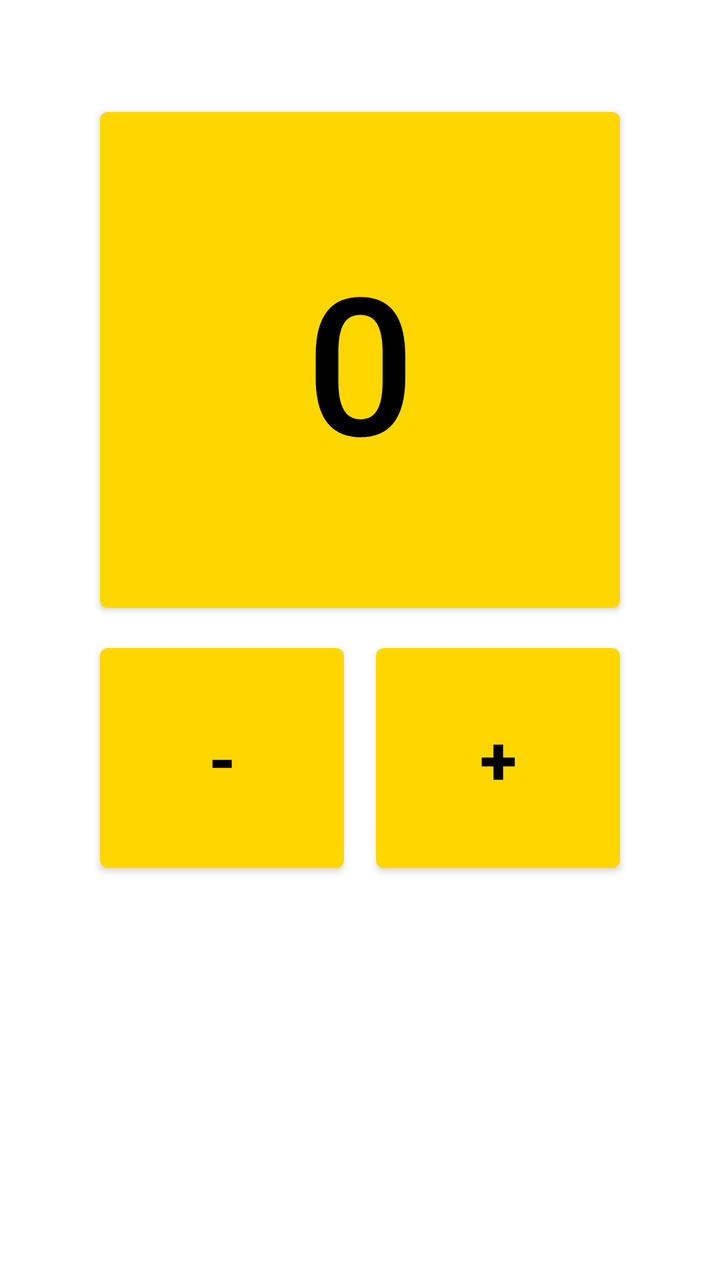
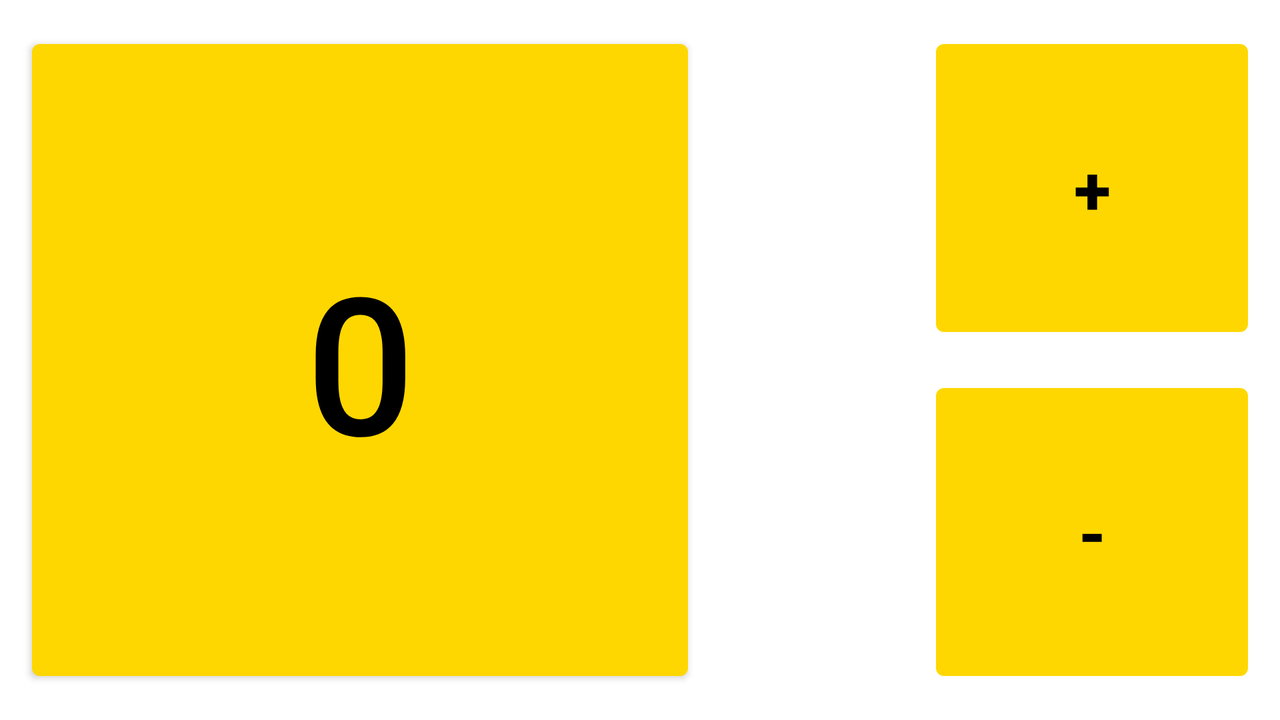

First picture: res/layout/ on a phone held upright. Second picture: the repository's own variant of that layout, on a device whose configuration matches the variant's folder. Source for both follows.
<!-- AndroidManifest.xml: application theme Theme.TestKotlin -->
<!-- res/layout/activity_entry.xml -->
<?xml version="1.0" encoding="utf-8"?>
<androidx.drawerlayout.widget.DrawerLayout xmlns:android="http://schemas.android.com/apk/res/android"
    xmlns:app="http://schemas.android.com/apk/res-auto"
    xmlns:tools="http://schemas.android.com/tools"
    android:id="@+id/drawerLayout"
    android:layout_width="match_parent"
    android:layout_height="match_parent"
    tools:context=".EntryActivity">

    <androidx.constraintlayout.widget.ConstraintLayout
        android:layout_width="match_parent"
        android:layout_height="match_parent">

        <Button
            android:id="@+id/btnPlus"
            android:layout_width="@dimen/zero_dp"
            android:layout_height="@dimen/zero_dp"
            android:layout_marginStart="@dimen/min_indent"
            android:layout_marginTop="@dimen/min_indent"
            android:text="@string/plus"
            android:textSize="@dimen/big_text_size"
            android:textStyle="bold"
            app:layout_constraintDimensionRatio="1:1"
            app:layout_constraintEnd_toEndOf="@+id/btnPoints"
            app:layout_constraintStart_toStartOf="@+id/guideline3"
            app:layout_constraintTop_toBottomOf="@+id/btnPoints"
            tools:ignore="TextContrastCheck" />

        <Button
            android:id="@+id/btnMinus"
            android:layout_width="@dimen/zero_dp"
            android:layout_height="@dimen/zero_dp"
            android:layout_marginTop="@dimen/min_indent"
            android:layout_marginEnd="@dimen/min_indent"
            android:text="@string/minus"
            android:textSize="@dimen/big_text_size"
            android:textStyle="bold"
            app:layout_constraintDimensionRatio="1:1"
            app:layout_constraintEnd_toStartOf="@+id/guideline3"
            app:layout_constraintStart_toStartOf="@+id/btnPoints"
            app:layout_constraintTop_toBottomOf="@+id/btnPoints"
            tools:ignore="TextContrastCheck" />

        <androidx.constraintlayout.widget.Guideline
            android:id="@+id/guideline3"
            android:layout_width="wrap_content"
            android:layout_height="wrap_content"
            android:orientation="vertical"
            app:layout_constraintGuide_percent="0.5" />

        <Button
            android:id="@+id/btnPoints"
            android:layout_width="@dimen/zero_dp"
            android:layout_height="@dimen/zero_dp"
            android:layout_marginStart="@dimen/fifty_dp"
            android:layout_marginTop="@dimen/fifty_dp"
            android:layout_marginEnd="@dimen/fifty_dp"
            android:clickable="false"
            android:text="@string/zero"
            android:textAlignment="center"
            android:textSize="@dimen/extra_large_text_size"
            app:layout_constraintDimensionRatio="1:1"
            app:layout_constraintEnd_toEndOf="parent"
            app:layout_constraintStart_toStartOf="parent"
            app:layout_constraintTop_toTopOf="parent" />
    </androidx.constraintlayout.widget.ConstraintLayout>

    <com.google.android.material.navigation.NavigationView
        android:id="@+id/nav_view"
        android:layout_width="wrap_content"
        android:layout_height="match_parent"
        android:layout_gravity="start"
        android:fitsSystemWindows="true"
        app:menu="@menu/nav_menu" />

</androidx.drawerlayout.widget.DrawerLayout>
<!-- resources referenced by this layout -->
<resources>
  <dimen name="big_text_size">34sp</dimen>
  <dimen name="extra_large_text_size">96sp</dimen>
  <dimen name="fifty_dp">50dp</dimen>
  <dimen name="min_indent">8dp</dimen>
  <dimen name="zero_dp">0dp</dimen>
  <string name="minus" translatable="false">-</string>
  <string name="plus" translatable="false">+</string>
  <string name="zero">0</string>
  <style name="Theme.TestKotlin" parent="Theme.MaterialComponents.DayNight.DarkActionBar">
          
          <item name="colorPrimary">@color/gold</item>
          <item name="colorPrimaryVariant">@color/gold_dark</item>
          <item name="colorOnPrimary">@color/black</item>
          
          <item name="colorSecondary">@color/teal_200</item>
          <item name="colorSecondaryVariant">@color/teal_700</item>
          <item name="colorOnSecondary">@color/black</item>
          
          <item name="android:statusBarColor" tools:targetApi="l">?attr/colorPrimaryVariant</item>
          
      </style>
  <color name="gold">#FFD700</color>
  <color name="gold_dark">#DAA520</color>
  <color name="black">#FF000000</color>
  <color name="teal_200">#FF03DAC5</color>
  <color name="teal_700">#FF018786</color>
</resources>
<!-- res/layout-land/activity_entry.xml (the repository's variant of the layout above) -->
<!-- drawn on the phone turned sideways -->
<?xml version="1.0" encoding="utf-8"?>
<androidx.drawerlayout.widget.DrawerLayout xmlns:android="http://schemas.android.com/apk/res/android"
    xmlns:app="http://schemas.android.com/apk/res-auto"
    xmlns:tools="http://schemas.android.com/tools"
    android:id="@+id/drawerLayout"
    android:layout_width="match_parent"
    android:layout_height="match_parent"
    tools:context=".EntryActivity">

    <androidx.constraintlayout.widget.ConstraintLayout
        android:layout_width="match_parent"
        android:layout_height="match_parent">

        <Button
            android:id="@+id/btnPlus"
            android:layout_width="@dimen/zero_dp"
            android:layout_height="@dimen/zero_dp"
            android:layout_marginEnd="@dimen/standard_indent"
            android:layout_marginBottom="@dimen/min_indent"
            android:text="@string/plus"
            android:textSize="@dimen/big_text_size"
            android:textStyle="bold"
            app:layout_constraintBottom_toTopOf="@+id/guideline8"
            app:layout_constraintDimensionRatio="1:1"
            app:layout_constraintEnd_toEndOf="parent"
            app:layout_constraintTop_toTopOf="@+id/btnPoints"
            tools:ignore="TextContrastCheck" />

        <Button
            android:id="@+id/btnMinus"
            android:layout_width="@dimen/zero_dp"
            android:layout_height="@dimen/zero_dp"
            android:layout_marginTop="@dimen/min_indent"
            android:layout_marginEnd="@dimen/standard_indent"
            android:text="@string/minus"
            android:textSize="@dimen/big_text_size"
            android:textStyle="bold"
            app:layout_constraintBottom_toBottomOf="@+id/btnPoints"
            app:layout_constraintDimensionRatio="1:1"
            app:layout_constraintEnd_toEndOf="parent"
            app:layout_constraintTop_toTopOf="@+id/guideline8"
            tools:ignore="TextContrastCheck" />

        <Button
            android:id="@+id/btnPoints"
            android:layout_width="@dimen/zero_dp"
            android:layout_height="@dimen/zero_dp"
            android:layout_marginStart="@dimen/standard_indent"
            android:layout_marginTop="@dimen/standard_indent"
            android:layout_marginBottom="@dimen/standard_indent"
            android:clickable="false"
            android:text="@string/zero"
            android:textAlignment="center"
            android:textSize="@dimen/extra_large_text_size"
            app:layout_constraintBottom_toBottomOf="parent"
            app:layout_constraintDimensionRatio="1:1"
            app:layout_constraintStart_toStartOf="parent"
            app:layout_constraintTop_toTopOf="parent" />

        <androidx.constraintlayout.widget.Guideline
            android:id="@+id/guideline8"
            android:layout_width="wrap_content"
            android:layout_height="wrap_content"
            android:orientation="horizontal"
            app:layout_constraintGuide_percent="0.5" />
    </androidx.constraintlayout.widget.ConstraintLayout>

    <com.google.android.material.navigation.NavigationView
        android:id="@+id/nav_view"
        android:layout_width="wrap_content"
        android:layout_height="match_parent"
        android:layout_gravity="start"
        android:fitsSystemWindows="true"
        app:menu="@menu/nav_menu" />
</androidx.drawerlayout.widget.DrawerLayout>
<!-- resources referenced by the variant -->
<!-- as the phone turned sideways resolves them -->
<resources>
  <dimen name="big_text_size">34sp</dimen>
  <dimen name="extra_large_text_size">96sp</dimen>
  <dimen name="min_indent">8dp</dimen>
  <dimen name="standard_indent">16dp</dimen>
  <dimen name="zero_dp">0dp</dimen>
  <string name="minus" translatable="false">-</string>
  <string name="plus" translatable="false">+</string>
  <string name="zero">0</string>
  <style name="Theme.TestKotlin" parent="Theme.MaterialComponents.DayNight.DarkActionBar">
          
          <item name="colorPrimary">@color/gold</item>
          <item name="colorPrimaryVariant">@color/gold_dark</item>
          <item name="colorOnPrimary">@color/black</item>
          
          <item name="colorSecondary">@color/teal_200</item>
          <item name="colorSecondaryVariant">@color/teal_700</item>
          <item name="colorOnSecondary">@color/black</item>
          
          <item name="android:statusBarColor" tools:targetApi="l">?attr/colorPrimaryVariant</item>
          
      </style>
  <color name="gold">#FFD700</color>
  <color name="gold_dark">#DAA520</color>
  <color name="black">#FF000000</color>
  <color name="teal_200">#FF03DAC5</color>
  <color name="teal_700">#FF018786</color>
</resources>
